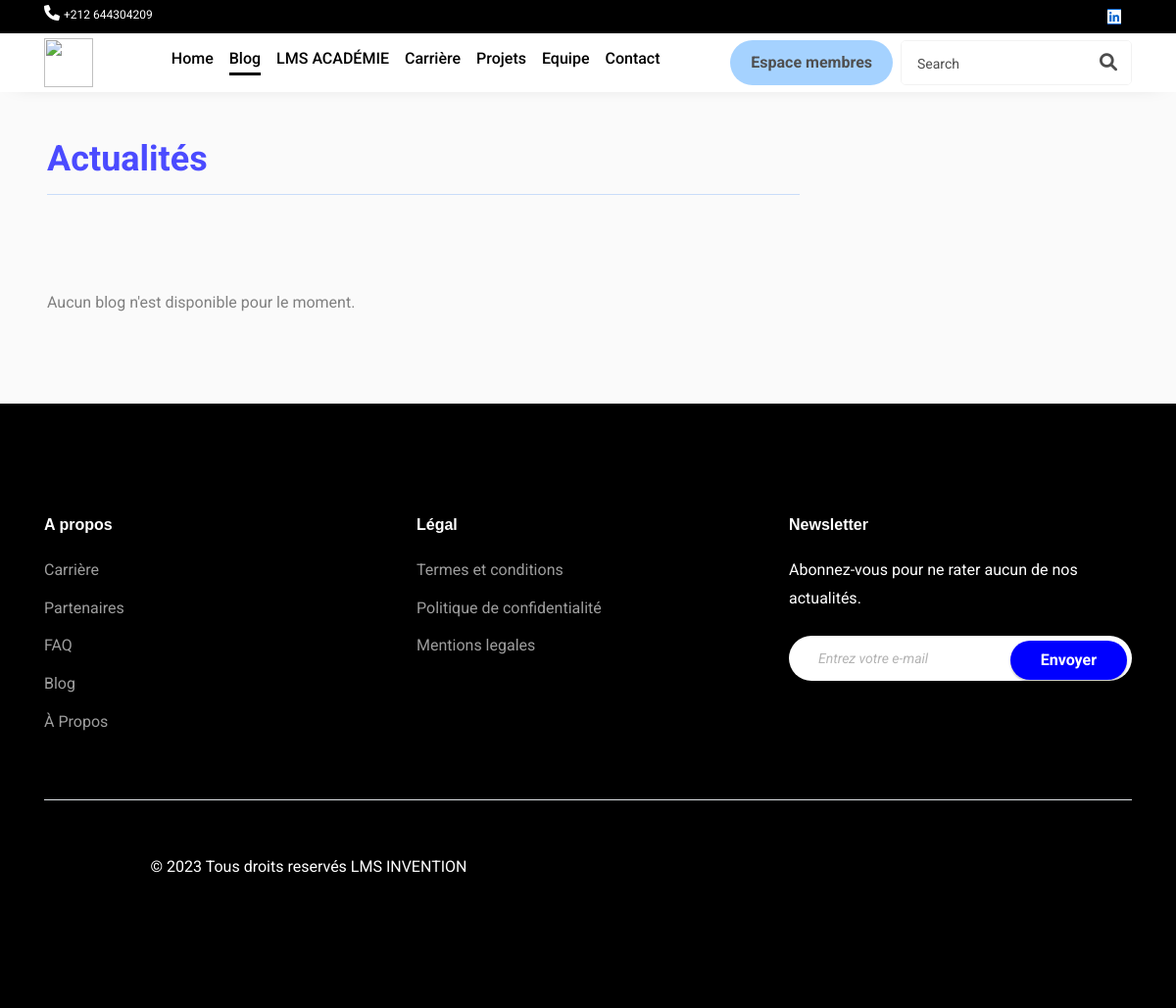
Before: /actualites with the older database file.
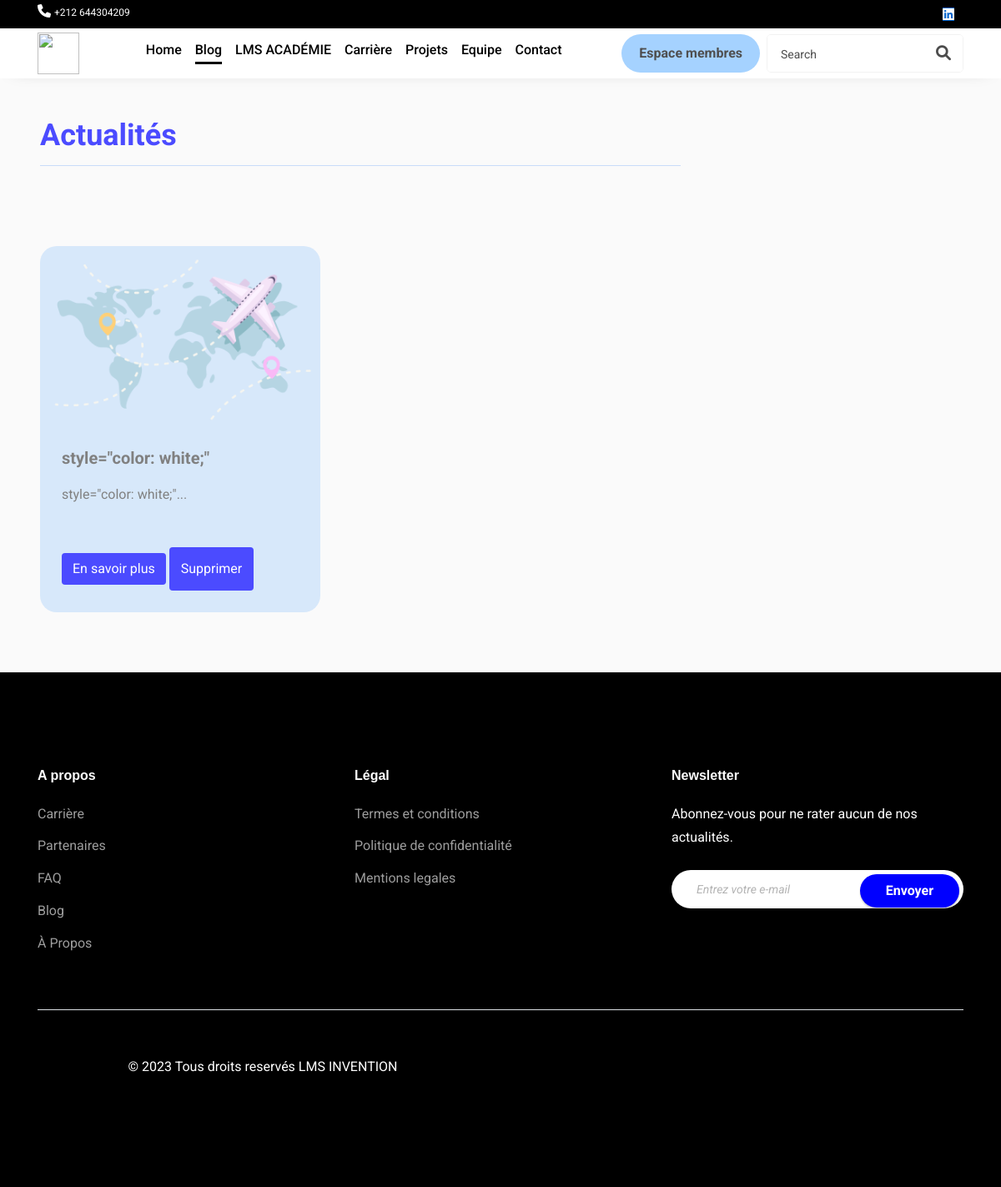
After: the same page with the newer database file.
### models/models.py (models this page shows)
class Blog(db.Model):
    id = db.Column(db.Integer, primary_key=True)
    titre = db.Column(db.String)
    description = db.Column(db.String)
    imagePath = db.Column(db.String)

### routes/user.py (the view)
@app.route('/actualites', methods=['GET'])
def actualites():
    blogs = Blog.query.order_by(Blog.id.desc()).all()
    return render_template('actualites.html', blogs=blogs)

### templates/actualites.html (shortened to what this page needs)
<!DOCTYPE html>
<html>
<head>
  <link rel="stylesheet" href="https://cdnjs.cloudflare.com/ajax/libs/font-awesome/6.0.0-beta3/css/all.min.css">
  <link href="https://cdn.jsdelivr.net/npm/bootstrap@5.3.0/dist/css/bootstrap.min.css" rel="stylesheet">
  <link href="https://cdn.jsdelivr.net/npm/tailwindcss@2.2.19/dist/tailwind.min.css" rel="stylesheet">
</head>
<body>
  {% with currentPage='blog' %}
  {% include 'navbar.html' %}
  {% endwith %}
  <div class="mb-4">
    <div class="ml-5 mt-5 animate-element" data-animation="fadeInUp" style="animation-duration: 0.6s;">
      <p class="text-4xl font-bold " style="color: rgb(75, 75, 255);">
        Actualités
      </p>
      <hr class="border-b-2 border-blue-500 w-2/3 mt-3">
    </div>
    <div class=" mt-5">
      <div class="grid grid-cols-1 sm:grid-cols-3 gap-5 p-5">
        {% if blogs: %}
          {% for blog in blogs: %}
            <div class="hover:scale-105 transition-transform animate-element" data-animation="fadeInUp" style="background-color: rgb(215, 232, 250);border-radius: 20px;padding: 10px;animation-duration: 0.8s;">
              <img src="{{blog.imagePath}}" alt="{{ blog.titre }}" class="rounded">
              <div class="p-3">
                <p class="text-xl font-bold text-primary-first mt-2">
                  {{ blog.titre }}
                </p>
                <p class="text-primary-first mt-2">
                  {% set truncated_content = blog.description[:60] %}
                  {{ truncated_content }}...
                </p>
                <div class="mt-5">
                  <a href="{{ url_for('details_blog', id=blog.id) }}" class="btn btn" style="background-color: rgb(75, 75, 255);color: white;">
                    En savoir plus
                  </a>
                  <a href="{{ url_for('supprimer_blog', id=blog.id) }}" class="btn btn" style="background-color: rgb(75, 75, 255);color: white;padding: 13px;">
                    Supprimer
                  </a>
                </div>
              </div>
            </div>
          {% endfor %}
        {% else: %}
          <p>Aucun blog n'est disponible pour le moment.</p>
        {% endif %}
      </div>
    </div>
  </div>
  {% include 'footer.html' %}
</body>
</html>

Changed rows visible on the page:
added Blog: imagePath (picture), titre "style=\"color: white;\"", description "style=\"color: white;\""
Other visible differences:
text no longer shown: "Aucun blog n'est disponible pour le moment."
